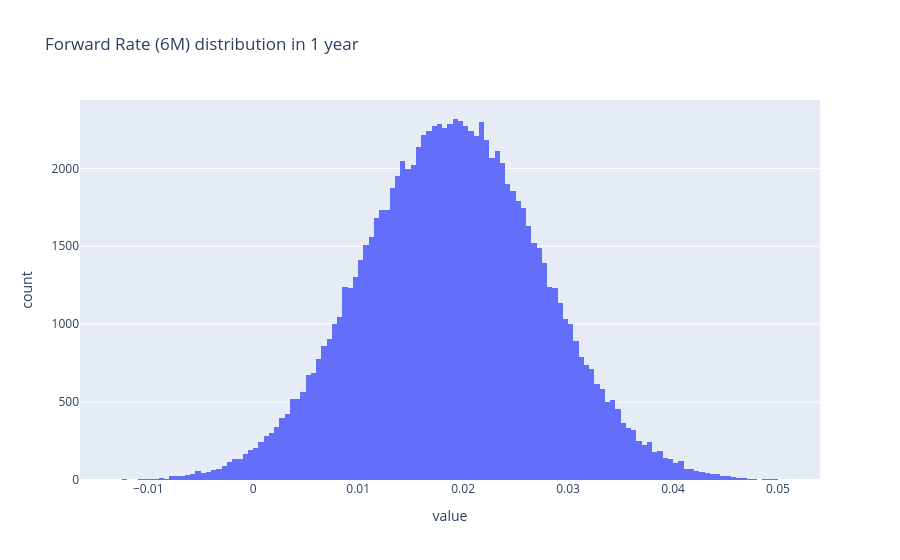

The cell this chart's notebook holds for it:
### Code cell
# Forward Rate F(t, T1, T2) simulation
F_t = hw_curve.forward_rate(t = 1, T1 = 1, T2 = 1.5) 
fig = px.histogram(F_t, nbins = 200, title = 'Forward Rate (6M) distribution in 1 year')
fig.update_layout(showlegend=False)
fig.show()

### Figure 1 — Plotly figure (JSON) as saved in the notebook; plotly's stock layout.template omitted (floating-point values rounded to 4 significant figures; data arrays with more than 128 entries replaced by an {"elided": "..."} marker saying what was removed)
{"data": [{"alignmentgroup": "True", "bingroup": "x", "hovertemplate": "variable=0<br>value=%{x}<br>count=%{y}<extra></extra>", "legendgroup": "0", "marker": {"color": "#636efa", "pattern": {"shape": ""}}, "name": "0", "nbinsx": 200, "offsetgroup": "0", "orientation": "v", "showlegend": true, "type": "histogram", "x": {"elided": "100000 float values"}, "xaxis": "x", "yaxis": "y"}], "layout": {"barmode": "relative", "legend": {"title": {"text": "variable"}, "tracegroupgap": 0}, "showlegend": false, "title": {"text": "Forward Rate (6M) distribution in 1 year"}, "xaxis": {"anchor": "y", "domain": [0, 1], "title": {"text": "value"}}, "yaxis": {"anchor": "x", "domain": [0, 1], "title": {"text": "count"}}}}
